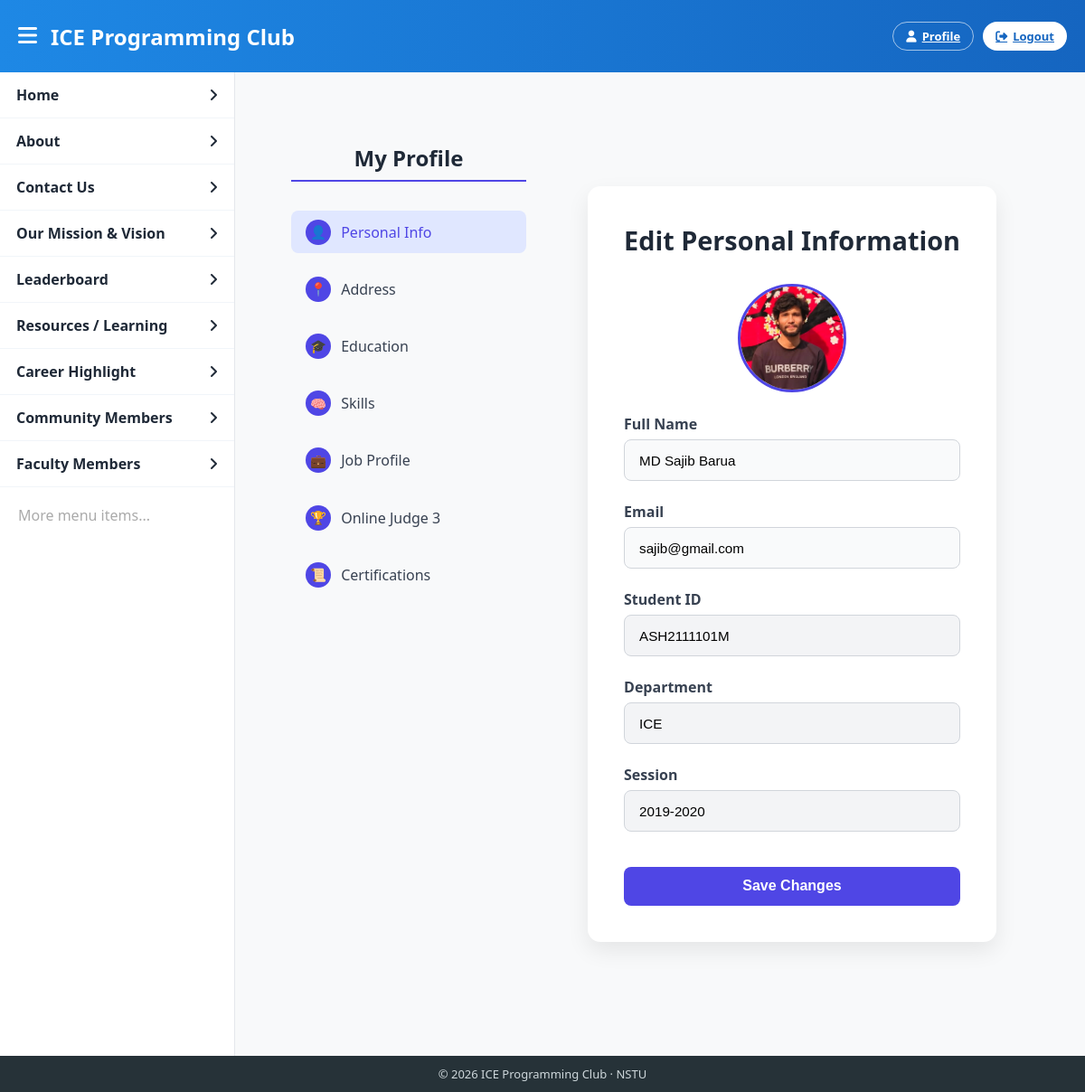
Page /edit_personal_information/ (signed in) on the committed database.
### Core/models.py (models this page shows, shortened)
class Member(models.Model):
    POSITION_CHOICES = [
        ('member','Member'),
        ('admin','Admin'),
        ('president','President'),
        ('vice_president','Vice President'),
        ('secretary','Secretary'),
    ]
    STATUS_CHOICES = [
        ('active','Active'),
        ('alumni','Alumni'),
    ]
    user = models.OneToOneField(get_user_model(), on_delete=models.CASCADE)
    student_id = models.CharField(max_length=100, unique=True)
    session = models.ForeignKey(Session, on_delete=models.CASCADE)
    department = models.CharField(max_length=100)
    position = models.CharField(max_length=20, choices=POSITION_CHOICES, default='member')
    skills = models.TextField(blank=True)
    bio = models.TextField(blank=True)
    github = models.URLField(blank=True)
    linkedin = models.URLField(blank=True)
    profile_picture = models.ImageField(upload_to='profile_pics/', default='default_profile.png')
    is_verified = models.BooleanField(default=False)
    status = models.CharField(max_length=10, choices=STATUS_CHOICES, default='active')
    joined_at = models.DateTimeField(auto_now_add=True)
    codeforces_handle = models.CharField(max_length=100, blank=True)
    codechef_handle = models.CharField(max_length=100, blank=True)
    atcoder_handle = models.CharField(max_length=100, blank=True)
    cf_rating = models.IntegerField(default=0)
    cc_rating = models.IntegerField(default=0)
    at_rating = models.IntegerField(default=0)

class CustomUser(AbstractBaseUser, PermissionsMixin):
    GENDER_CHOICES = [('M','Male'),('F','Female'),('O','Other')]
    name = models.CharField(max_length=100)
    email = models.EmailField(unique=True)
    phone_number = models.CharField(max_length=15, blank=True, null=True)
    gender = models.CharField(max_length=10, choices=GENDER_CHOICES, blank=True, null=True)
    birthday = models.DateField(blank=True, null=True)
    is_active = models.BooleanField(default=True)
    is_staff = models.BooleanField(default=False)
    date_joined = models.DateTimeField(auto_now_add=True)
    objects = CustomUserManager()
    USERNAME_FIELD = "email"
    REQUIRED_FIELDS = []

class Session(models.Model):
    year = models.CharField(max_length=100, unique=True)

### Core/views.py (the view, shortened to what this page needs)
# urls.py: path('edit_personal_information/', views.edit_personal_information, name='edit_personal_information'),
@login_required
def edit_personal_information(request, user_id=None):
    if user_id:
        if not request.user.is_staff:
            messages.error(request, "You are not authorized to edit this user.")
            return redirect("personal_information")
        member = get_object_or_404(Member, user__id=user_id)
    else:
        member, created = Member.objects.get_or_create(
            user=request.user,
            defaults={"student_id": "N/A", "department": "N/A", "session": Session.objects.first()}
        )
    context = {
        "member": member,
        "sessions": Session.objects.all(),  # For session dropdown
    }
    return render(request, "profile/edit_personal_information.html", context)

### templates/profile/edit_personal_information.html (shortened to what this page needs)
{% extends "profile/profile_index.html" %}
{% load static %}
{% block personal_active %}active{% endblock %}
{% block profile_content %}
<div class="profile-container">
    <h2 class="profile-title">Edit Personal Information</h2>
    <img src="{% if member.profile_picture %}{{ member.profile_picture.url }}{% else %}{% static 'default_profile.png' %}{% endif %}"
         alt="Profile Photo" class="profile-photo">
    <form method="POST">
        <div class="form-group">
            <label>Full Name</label>
            <input type="text" name="name" value="{{ member.user.name }}">
        </div>
        <div class="form-group">
            <label>Email</label>
            <input type="email" name="email" value="{{ member.user.email }}">
        </div>
        <div class="form-group">
            <label>Student ID</label>
            <input type="text" value="{{ member.student_id }}" readonly>
        </div>
        <div class="form-group">
            <label>Department</label>
            {% if request.user.is_staff %}
            <input type="text" name="department" value="{{ member.department }}">
            {% else %}
            <input type="text" value="{{ member.department }}" readonly>
            {% endif %}
        </div>
        <div class="form-group">
            <label>Session</label>
            {% if request.user.is_staff %}
            <select name="session">
                {% for s in sessions %}
                    <option value="{{ s.id }}" {% if member.session.id == s.id %}selected{% endif %}>{{ s.year }}</option>
                {% endfor %}
            </select>
            {% else %}
            <input type="text" value="{{ member.session.year }}" readonly>
            {% endif %}
        </div>
        <button type="submit" class="submit-btn">Save Changes</button>
    </form>
</div>
{% endblock %}

### templates/includes/navbar_head.html (style rules this page uses)
:root { --blue1:#1e88e5; --blue2:#1565c0; --bg:#f4f6f9; --border:#e5e7eb; --text:#1f2937; }
* { box-sizing:border-box; margin:0; padding:0; }
body { font-family:'Segoe UI',sans-serif; background:var(--bg); overflow:hidden; }

### templates/profile/profile_index.html (style rules this page uses)
body { background: #f8f9fa; font-family: "Segoe UI", Helvetica, Arial, sans-serif; color: #111827; }

### templates/profile/edit_personal_information.html (style rules this page uses)
.profile-container { max-width:650px; margin:3rem auto; padding:2.5rem; background:#fff; border-radius:14px; box-shadow:0 10px 25px rgba(0,0,0,.08); }
.profile-title { text-align:center; font-size:1.8rem; font-weight:700; margin-bottom:1.8rem; color:#1f2937; }
.profile-photo { width:120px; height:120px; border-radius:50%; border:3px solid #4f46e5; object-fit:cover; display:block; margin:0 auto 1.5rem; }
.form-group { margin-bottom:1.4rem; }
.form-group label { display:block; font-weight:600; margin-bottom:.4rem; color:#374151; }
.form-group input, .form-group select { width:100%; padding:.85rem 1rem; border-radius:8px; border:1.8px solid #d1d5db; background:#f9fafb; font-size:.95rem; }
.form-group input[readonly] { background:#f3f4f6; cursor:not-allowed; }
.submit-btn { width:100%; padding:.8rem; margin-top:1rem; background:#4f46e5; color:#fff; border:none; border-radius:8px; font-weight:600; font-size:1rem; cursor:pointer; transition:all 0.25s ease; }

### rows in the picture
Member: profile_picture (picture), name "MD Sajib Barua", email "sajib@gmail.com", student_id "ASH2111101M", department "ICE", session.year "2019-2020"
